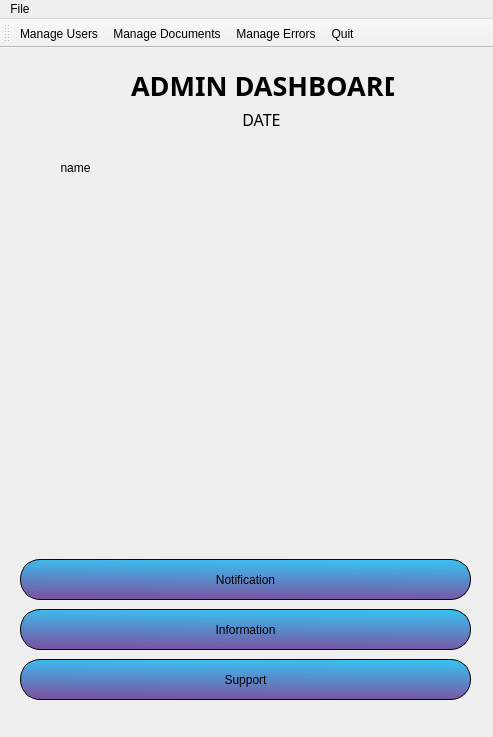
<?xml version="1.0" encoding="UTF-8"?>
<ui version="4.0">
 <class>AdminLogin</class>
 <widget class="QMainWindow" name="AdminLogin">
  <property name="geometry">
   <rect>
    <x>0</x>
    <y>0</y>
    <width>493</width>
    <height>737</height>
   </rect>
  </property>
  <property name="sizePolicy">
   <sizepolicy hsizetype="Maximum" vsizetype="Maximum">
    <horstretch>0</horstretch>
    <verstretch>0</verstretch>
   </sizepolicy>
  </property>
  <property name="windowTitle">
   <string>Admin Dashboard</string>
  </property>
  <widget class="QWidget" name="centralwidget">
   <widget class="QLabel" name="label">
    <property name="geometry">
     <rect>
      <x>30</x>
      <y>20</y>
      <width>91</width>
      <height>91</height>
     </rect>
    </property>
    <property name="text">
     <string/>
    </property>
    <property name="pixmap">
     <pixmap resource="resources/mycovidrecord.qrc">:/images/images/5810431-03.png</pixmap>
    </property>
    <property name="scaledContents">
     <bool>true</bool>
    </property>
   </widget>
   <widget class="QLabel" name="label_2">
    <property name="geometry">
     <rect>
      <x>131</x>
      <y>21</y>
      <width>263</width>
      <height>32</height>
     </rect>
    </property>
    <property name="sizePolicy">
     <sizepolicy hsizetype="Preferred" vsizetype="Minimum">
      <horstretch>0</horstretch>
      <verstretch>0</verstretch>
     </sizepolicy>
    </property>
    <property name="font">
     <font>
      <family>Raleway</family>
      <pointsize>20</pointsize>
      <bold>true</bold>
     </font>
    </property>
    <property name="text">
     <string>ADMIN DASHBOARD</string>
    </property>
   </widget>
   <widget class="QLabel" name="label_date">
    <property name="geometry">
     <rect>
      <x>131</x>
      <y>59</y>
      <width>261</width>
      <height>25</height>
     </rect>
    </property>
    <property name="font">
     <font>
      <family>Raleway</family>
      <pointsize>12</pointsize>
     </font>
    </property>
    <property name="text">
     <string>DATE</string>
    </property>
    <property name="alignment">
     <set>Qt::AlignCenter</set>
    </property>
   </widget>
   <widget class="QLabel" name="label_3">
    <property name="geometry">
     <rect>
      <x>20</x>
      <y>140</y>
      <width>451</width>
      <height>351</height>
     </rect>
    </property>
    <property name="text">
     <string/>
    </property>
    <property name="pixmap">
     <pixmap resource="resources/mycovidrecord.qrc">:/images/images/5810431-04.png</pixmap>
    </property>
    <property name="scaledContents">
     <bool>true</bool>
    </property>
   </widget>
   <widget class="QLabel" name="label_name">
    <property name="geometry">
     <rect>
      <x>10</x>
      <y>110</y>
      <width>131</width>
      <height>20</height>
     </rect>
    </property>
    <property name="sizePolicy">
     <sizepolicy hsizetype="Maximum" vsizetype="Maximum">
      <horstretch>0</horstretch>
      <verstretch>0</verstretch>
     </sizepolicy>
    </property>
    <property name="text">
     <string>name</string>
    </property>
    <property name="alignment">
     <set>Qt::AlignCenter</set>
    </property>
   </widget>
   <widget class="QPushButton" name="pushButton_notify">
    <property name="geometry">
     <rect>
      <x>20</x>
      <y>511</y>
      <width>451</width>
      <height>41</height>
     </rect>
    </property>
    <property name="cursor">
     <cursorShape>OpenHandCursor</cursorShape>
    </property>
    <property name="styleSheet">
     <string notr="true">border: 0.5px solid;
border-radius: 20px;
background-color: qlineargradient(spread:pad, x1:0.9, y1:1, x2:1, y2:0, stop:0 rgb(119, 87, 165), stop:1 rgb(55, 197, 243));</string>
    </property>
    <property name="text">
     <string>Notification</string>
    </property>
   </widget>
   <widget class="QPushButton" name="pushButton_info">
    <property name="geometry">
     <rect>
      <x>20</x>
      <y>561</y>
      <width>451</width>
      <height>41</height>
     </rect>
    </property>
    <property name="cursor">
     <cursorShape>OpenHandCursor</cursorShape>
    </property>
    <property name="styleSheet">
     <string notr="true">border: 0.5px solid;
border-radius: 20px;
background-color: qlineargradient(spread:pad, x1:0.9, y1:1, x2:1, y2:0, stop:0 rgb(119, 87, 165), stop:1 rgb(55, 197, 243));</string>
    </property>
    <property name="text">
     <string>Information</string>
    </property>
   </widget>
   <widget class="QPushButton" name="pushButton_support">
    <property name="geometry">
     <rect>
      <x>20</x>
      <y>611</y>
      <width>451</width>
      <height>41</height>
     </rect>
    </property>
    <property name="cursor">
     <cursorShape>OpenHandCursor</cursorShape>
    </property>
    <property name="styleSheet">
     <string notr="true">border: 0.5px solid;
border-radius: 20px;
background-color: qlineargradient(spread:pad, x1:0.9, y1:1, x2:1, y2:0, stop:0 rgb(119, 87, 165), stop:1 rgb(55, 197, 243));</string>
    </property>
    <property name="text">
     <string>Support</string>
    </property>
   </widget>
  </widget>
  <widget class="QMenuBar" name="menuBar">
   <property name="geometry">
    <rect>
     <x>0</x>
     <y>0</y>
     <width>493</width>
     <height>21</height>
    </rect>
   </property>
   <widget class="QMenu" name="menuFile">
    <property name="title">
     <string>File</string>
    </property>
    <addaction name="actionManage_Users"/>
    <addaction name="actionManage_Documents"/>
    <addaction name="actionManage_Errors"/>
    <addaction name="actionQuit_3"/>
   </widget>
   <addaction name="menuFile"/>
  </widget>
  <widget class="QToolBar" name="toolBar">
   <property name="cursor">
    <cursorShape>OpenHandCursor</cursorShape>
   </property>
   <property name="windowTitle">
    <string>toolBar</string>
   </property>
   <attribute name="toolBarArea">
    <enum>TopToolBarArea</enum>
   </attribute>
   <attribute name="toolBarBreak">
    <bool>false</bool>
   </attribute>
   <addaction name="actionManage_Users"/>
   <addaction name="actionManage_Documents"/>
   <addaction name="actionManage_Errors"/>
   <addaction name="actionQuit_3"/>
  </widget>
  <action name="actionManage_Users">
   <property name="icon">
    <iconset>
     <normalon>:/images/images/user.png</normalon>
    </iconset>
   </property>
   <property name="text">
    <string>Manage Users</string>
   </property>
  </action>
  <action name="actionManage_Documents">
   <property name="icon">
    <iconset>
     <normalon>:/images/images/document.png</normalon>
    </iconset>
   </property>
   <property name="text">
    <string>Manage Documents</string>
   </property>
  </action>
  <action name="actionManage_Errors">
   <property name="icon">
    <iconset>
     <normalon>:/images/images/computer.png</normalon>
    </iconset>
   </property>
   <property name="text">
    <string>Manage Errors</string>
   </property>
  </action>
  <action name="actionQuit_3">
   <property name="icon">
    <iconset>
     <normalon>:/images/images/power.png</normalon>
    </iconset>
   </property>
   <property name="text">
    <string>Quit</string>
   </property>
  </action>
 </widget>
 <resources>
  <include location="resources/mycovidrecord.qrc"/>
 </resources>
 <connections/>
</ui>
